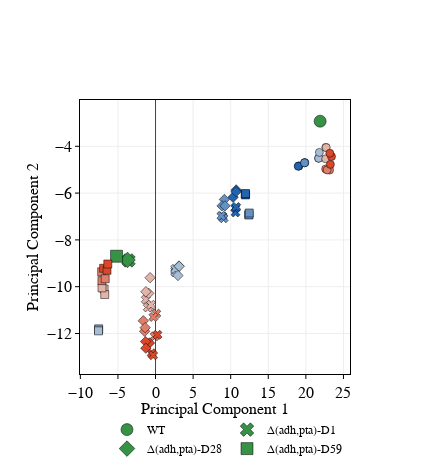

Notebook code cell kept with this figure:
### Code cell
features = ['acetate', 
            'formate', 
            'lactate', 
            'pyruvate', 'growth_rate',
            'succinate', 'glucose']
tsne_plot(features,15,10)

### Figure 1 — Plotly figure (JSON) as saved in the notebook; plotly's stock layout.template omitted (floating-point values rounded to 4 significant figures)
{"data": [{"marker": {"color": "rgb(54, 146, 68)", "line": {"color": "black", "width": 0.5}, "size": 12, "symbol": "circle"}, "mode": "markers", "name": "WT", "type": "scatter", "x": [21.9], "y": [-2.928]}, {"marker": {"color": "rgb(33.0, 100.0, 175.0)", "line": {"color": "black", "width": 0.5}, "size": 8, "symbol": "circle"}, "mode": "markers", "showlegend": false, "type": "scatter", "x": [19.06, 19.03, 18.99], "y": [-4.841, -4.845, -4.854]}, {"marker": {"color": "rgb(100.0, 144.66666666666666, 194.66666666666666)", "line": {"color": "black", "width": 0.5}, "size": 8, "symbol": "circle"}, "mode": "markers", "showlegend": false, "type": "scatter", "x": [19.83, 19.86, 19.83], "y": [-4.704, -4.697, -4.706]}, {"marker": {"color": "rgb(167.0, 189.33333333333331, 214.33333333333334)", "line": {"color": "black", "width": 0.5}, "size": 8, "symbol": "circle"}, "mode": "markers", "showlegend": false, "type": "scatter", "x": [21.69, 21.71, 21.79], "y": [-4.511, -4.512, -4.262]}, {"marker": {"color": "rgb(228.33333333333334, 180.0, 170.0)", "line": {"color": "black", "width": 0.5}, "size": 8, "symbol": "circle"}, "mode": "markers", "showlegend": false, "type": "scatter", "x": [22.66, 22.7, 22.64], "y": [-4.045, -4.057, -4.536]}, {"marker": {"color": "rgb(222.66666666666666, 126.0, 106.0)", "line": {"color": "black", "width": 0.5}, "size": 8, "symbol": "circle"}, "mode": "markers", "showlegend": false, "type": "scatter", "x": [22.63, 23.15, 22.83], "y": [-4.968, -5.018, -5.012]}, {"marker": {"color": "rgb(217.0, 72.0, 42.0)", "line": {"color": "black", "width": 0.5}, "size": 8, "symbol": "circle"}, "mode": "markers", "showlegend": false, "type": "scatter", "x": [23.26, 23.41, 23.19], "y": [-4.773, -4.44, -4.298]}, {"marker": {"color": "rgb(54, 146, 68)", "line": {"color": "black", "width": 0.5}, "size": 12, "symbol": "x"}, "mode": "markers", "name": "Δ(adh,pta)-D1", "type": "scatter", "x": [-3.597], "y": [-8.877]}, {"marker": {"color": "rgb(33.0, 100.0, 175.0)", "line": {"color": "black", "width": 0.5}, "size": 8, "symbol": "x"}, "mode": "markers", "showlegend": false, "type": "scatter", "x": [10.64, 10.62, 10.73], "y": [-6.829, -6.644, -6.59]}, {"marker": {"color": "rgb(100.0, 144.66666666666666, 194.66666666666666)", "line": {"color": "black", "width": 0.5}, "size": 8, "symbol": "x"}, "mode": "markers", "showlegend": false, "type": "scatter", "x": [8.917, 9.055, 8.764], "y": [-6.992, -7.077, -6.974]}, {"marker": {"color": "rgb(167.0, 189.33333333333331, 214.33333333333334)", "line": {"color": "black", "width": 0.5}, "size": 8, "symbol": "x"}, "mode": "markers", "showlegend": false, "type": "scatter", "x": [2.62, 2.641, 2.621], "y": [-9.309, -9.391, -9.239]}, {"marker": {"color": "rgb(228.33333333333334, 180.0, 170.0)", "line": {"color": "black", "width": 0.5}, "size": 8, "symbol": "x"}, "mode": "markers", "showlegend": false, "type": "scatter", "x": [-1.028, -1.29, -0.5949], "y": [-10.89, -10.55, -10.77]}, {"marker": {"color": "rgb(222.66666666666666, 126.0, 106.0)", "line": {"color": "black", "width": 0.5}, "size": 8, "symbol": "x"}, "mode": "markers", "showlegend": false, "type": "scatter", "x": [0.105, -0.2792, -0.1103], "y": [-11.15, -11.3, -12.12]}, {"marker": {"color": "rgb(217.0, 72.0, 42.0)", "line": {"color": "black", "width": 0.5}, "size": 8, "symbol": "x"}, "mode": "markers", "showlegend": false, "type": "scatter", "x": [0.2606, -0.5213, -0.3134], "y": [-12.05, -12.84, -12.93]}, {"marker": {"color": "rgb(54, 146, 68)", "line": {"color": "black", "width": 0.5}, "size": 12, "symbol": "diamond"}, "mode": "markers", "name": "Δ(adh,pta)-D28", "type": "scatter", "x": [-3.727], "y": [-8.857]}, {"marker": {"color": "rgb(33.0, 100.0, 175.0)", "line": {"color": "black", "width": 0.5}, "size": 8, "symbol": "diamond"}, "mode": "markers", "showlegend": false, "type": "scatter", "x": [10.32, 10.73, 10.71], "y": [-6.176, -5.863, -5.939]}, {"marker": {"color": "rgb(100.0, 144.66666666666666, 194.66666666666666)", "line": {"color": "black", "width": 0.5}, "size": 8, "symbol": "diamond"}, "mode": "markers", "showlegend": false, "type": "scatter", "x": [9.162, 8.849, 9.245], "y": [-6.274, -6.547, -6.546]}, {"marker": {"color": "rgb(167.0, 189.33333333333331, 214.33333333333334)", "line": {"color": "black", "width": 0.5}, "size": 8, "symbol": "diamond"}, "mode": "markers", "showlegend": false, "type": "scatter", "x": [3.114, 3.143, 2.983], "y": [-9.115, -9.129, -9.523]}, {"marker": {"color": "rgb(228.33333333333334, 180.0, 170.0)", "line": {"color": "black", "width": 0.5}, "size": 8, "symbol": "diamond"}, "mode": "markers", "showlegend": false, "type": "scatter", "x": [-0.7244, -0.8959, -1.281], "y": [-9.613, -10.28, -10.22]}, {"marker": {"color": "rgb(222.66666666666666, 126.0, 106.0)", "line": {"color": "black", "width": 0.5}, "size": 8, "symbol": "diamond"}, "mode": "markers", "showlegend": false, "type": "scatter", "x": [-1.626, -1.445, -1.38], "y": [-11.46, -11.91, -11.75]}, {"marker": {"color": "rgb(217.0, 72.0, 42.0)", "line": {"color": "black", "width": 0.5}, "size": 8, "symbol": "diamond"}, "mode": "markers", "showlegend": false, "type": "scatter", "x": [-0.8064, -1.322, -1.286], "y": [-12.4, -12.35, -12.63]}, {"marker": {"color": "rgb(54, 146, 68)", "line": {"color": "black", "width": 0.5}, "size": 12, "symbol": "square"}, "mode": "markers", "name": "Δ(adh,pta)-D59", "type": "scatter", "x": [-5.185], "y": [-8.698]}, {"marker": {"color": "rgb(33.0, 100.0, 175.0)", "line": {"color": "black", "width": 0.5}, "size": 8, "symbol": "square"}, "mode": "markers", "showlegend": false, "type": "scatter", "x": [11.97, 11.93, 11.98], "y": [-6.079, -6.037, -6.022]}, {"marker": {"color": "rgb(100.0, 144.66666666666666, 194.66666666666666)", "line": {"color": "black", "width": 0.5}, "size": 8, "symbol": "square"}, "mode": "markers", "showlegend": false, "type": "scatter", "x": [12.4, 12.43, 12.47], "y": [-6.925, -6.931, -6.85]}, {"marker": {"color": "rgb(167.0, 189.33333333333331, 214.33333333333334)", "line": {"color": "black", "width": 0.5}, "size": 8, "symbol": "square"}, "mode": "markers", "showlegend": false, "type": "scatter", "x": [-7.563, -7.578, -7.586], "y": [-11.8, -11.85, -11.89]}, {"marker": {"color": "rgb(228.33333333333334, 180.0, 170.0)", "line": {"color": "black", "width": 0.5}, "size": 8, "symbol": "square"}, "mode": "markers", "showlegend": false, "type": "scatter", "x": [-6.834, -6.758, -7.124], "y": [-10.1, -10.33, -10.05]}, {"marker": {"color": "rgb(222.66666666666666, 126.0, 106.0)", "line": {"color": "black", "width": 0.5}, "size": 8, "symbol": "square"}, "mode": "markers", "showlegend": false, "type": "scatter", "x": [-7.129, -7.167, -6.695], "y": [-9.741, -9.364, -9.66]}, {"marker": {"color": "rgb(217.0, 72.0, 42.0)", "line": {"color": "black", "width": 0.5}, "size": 8, "symbol": "square"}, "mode": "markers", "showlegend": false, "type": "scatter", "x": [-6.903, -6.456, -6.349], "y": [-9.212, -9.299, -9.029]}], "layout": {"height": 475, "legend": {"font": {"color": "black", "family": "Myriad Pro", "size": 12}, "orientation": "h", "x": 0.1, "y": -0.15}, "width": 430, "xaxis": {"linecolor": "black", "linewidth": 1, "mirror": true, "nticks": 8, "showgrid": true, "showline": true, "side": "bottom", "tickangle": 0, "tickcolor": "black", "tickfont": {"color": "black", "family": "Myriad Pro", "size": 16}, "ticklen": 4, "ticks": "outside", "title": {"font": {"color": "black", "family": "Myriad Pro", "size": 16}, "standoff": 0.5, "text": "Principal Component 1"}, "zeroline": true}, "yaxis": {"anchor": "x", "linecolor": "black", "linewidth": 1, "mirror": true, "showgrid": true, "showline": true, "side": "left", "tickangle": 0, "tickcolor": "black", "tickfont": {"color": "black", "family": "Myriad Pro", "size": 16}, "ticklen": 4, "ticks": "outside", "title": {"font": {"color": "black", "family": "Myriad Pro", "size": 16}, "text": "Principal Component 2"}, "zeroline": true}}}
